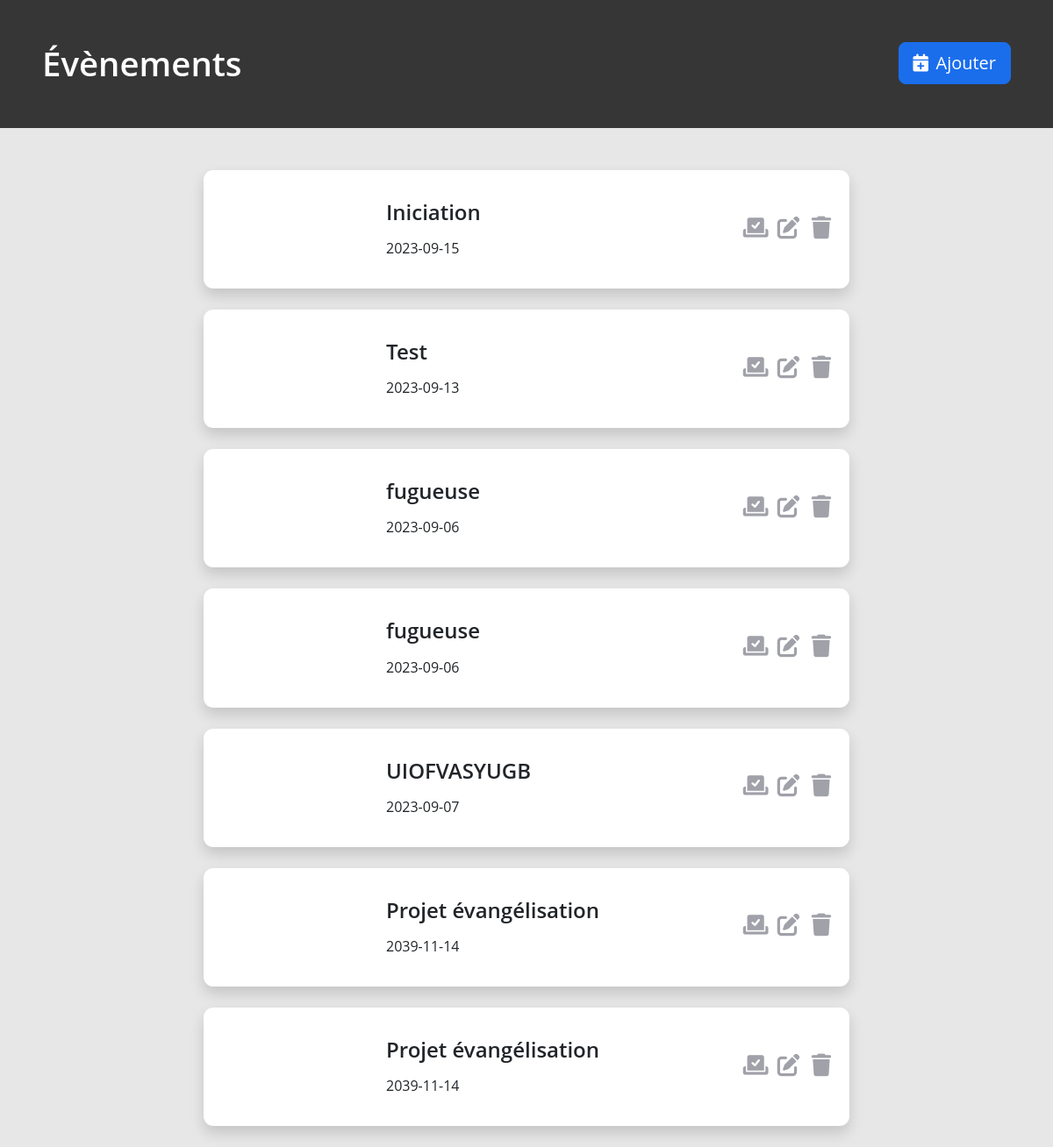
The app's page /php/events.php (signed in) with its own data.
### tables this page shows
CREATE TABLE `events` (
  `id` int(11) NOT NULL,
  `name` varchar(350) NOT NULL,
  `place` varchar(150) DEFAULT NULL,
  `description` varchar(1000) NOT NULL,
  `date` date NOT NULL,
  `img` varchar(1060) NOT NULL,
  `departementId` int(11) NOT NULL,
  `studentVotesGreen` int(11) NOT NULL DEFAULT '0',
  `studentVotesYellow` int(11) NOT NULL DEFAULT '0',
  `studentVotesRed` int(11) NOT NULL DEFAULT '0',
  `professionalVotesGreen` int(11) NOT NULL DEFAULT '0',
  `professionalVotesYellow` int(11) NOT NULL DEFAULT '0',
  `professionalVotesRed` int(11) NOT NULL DEFAULT '0'
);

### php/events.php (the view, shortened to what this page needs)
<!DOCTYPE html>
<html lang="en">
<head>
    <link rel="stylesheet" href="https://cdnjs.cloudflare.com/ajax/libs/font-awesome/6.0.0-beta3/css/all.min.css">
    <link rel="stylesheet" href="../style/scss/compiled-variables.css">
    <link rel="stylesheet" href="../style/style.css">
</head>
<?php
if ($_SESSION["connexion"] == true) {
    $servername = "localhost";
    $username = "root";
    $password = "root";
    $db = "event_feedback";
    $connection = new mysqli($servername, $username, $password, $db);
    $connection->query('SET NAMES utf8');
    $selectAllQuery = "SELECT * FROM events";
    $result = $connection->query($selectAllQuery);
?>
<body>
    <div class="container-fluid p-0 mb-5">
        <div class="p-5 bg-darker">
            <div class="row">
                <div class="col-10">
                    <h1>Évènements</h1>
                </div>
                <div class="col-2 d-flex justify-content-end h-100">
                    <button class="btn btn-primary vote-btn btn-lg">
                        <a href="add-event.php">
                            <i class="fa-solid fa-calendar-plus"></i>
                            Ajouter
                        </a>
                    </button>
                </div>
            </div>
        </div>
    </div>
    <div class="container">
        <div class="row d-flex justify-content-center">
            <div class="col-8">
            <?php while($row = $result->fetch_assoc()) { ?>
                <?php $eventInfoLink = "event-info.php?id=" . $row["id"] ?>
                    <div class="card shadow mb-4">
                        <div class="row m-0 p-3">
                            <a class="col-3 event-img" style="background: url('<?php echo $row["img"] ?>')" href="<?php echo $eventInfoLink ?>"></a>
                            <a class="col-7 event-card-infos" href="<?php echo $eventInfoLink ?>">
                                <h2 class=""><?php echo $row["name"] ?></h2>
                                <p><?php echo $row["date"] ?></p>
                            </a>
                            <div class="col-2 d-inline-flex align-items-center justify-content-center">
                                <div class="row">
                                    <div class="col-4">
                                        <a href="choose-vote-type.php?id=<?php echo $row["id"] ?>">
                                            <i class="event-card-action-icon fa-solid fa-check-to-slot"></i>
                                        </a>
                                    </div>
                                    <div class="col-4">
                                        <a href="modify-event.php?id=<?php echo $row["id"] ?>">
                                            <i class="event-card-action-icon fa-solid fa-pen-to-square"></i>
                                        </a>
                                    </div>
                                    <div class="col-4">
                                        <a href="delete-event.php?id=<?php echo $row["id"] ?>">
                                            <i class="event-card-action-icon fa-solid fa-trash"></i>
                                        </a>
                                    </div>
                                </div>
                            </div>
                        </div>
                    </div>
            <?php } ?>
            </div>
            </div>
        </div>
    <?php
}
else {
    header("Location: login.php");
    exit;
}
?>
</body>
</html>

### style/style.css (style rules this page uses)
:root { --bs-body-font-family: 'Open Sans', sans-serif; --background: #e7e7e7; --primary: #1a6eec; --secondary: #a9aabc; --dark: #444655; --darker: rgb(54, 54, 54); --main-shadow: 0px 0px 24px 2px rgba(0,0,0,0.39); }
a { text-decoration: none; color: var(--text); }
button i { margin-right: 0.2rem; }
.event-card-infos { margin-top: 1rem; margin-bottom: 1rem; padding-left: 1rem; }
.event-card-infos h2 { margin-bottom: 0.75rem; }
.event-card-action-icon { font-size: 1.6rem; color: var(--dark); opacity: 0.5; }
.card { background-color: white; border-radius: 0.7rem; border: none; }
.event-img { background-size: cover!important; }
.bg-darker { background-color: var(--darker); }
.bg-darker p, .bg-darker h1, .bg-darker span { color: white; }
.shadow { box-shadow: var(--main-shadow); }

### records on screen
events: name "Iniciation", date "2023-09-15"
events: name "Test", date "2023-09-13"
events: name "fugueuse", date "2023-09-06"
events: name "fugueuse", date "2023-09-06"
events: name "UIOFVASYUGB", date "2023-09-07"
events: name "Projet évangélisation", date "2039-11-14"
events: name "Projet évangélisation", date "2039-11-14"
